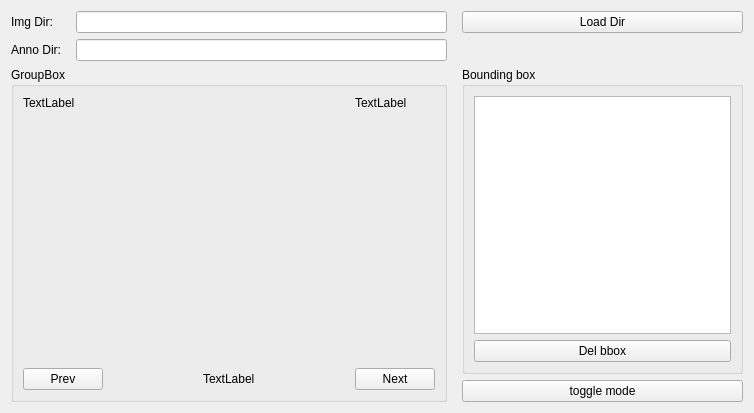
<?xml version="1.0" encoding="UTF-8"?>
<ui version="4.0">
 <class>Form</class>
 <widget class="QWidget" name="Form">
  <property name="geometry">
   <rect>
    <x>0</x>
    <y>0</y>
    <width>754</width>
    <height>413</height>
   </rect>
  </property>
  <property name="windowTitle">
   <string>Form</string>
  </property>
  <layout class="QGridLayout" name="gridLayout" rowstretch="0,0,0,0" columnstretch="0,0,0,0">
   <property name="horizontalSpacing">
    <number>15</number>
   </property>
   <item row="0" column="1">
    <widget class="QLineEdit" name="dir_line_edit"/>
   </item>
   <item row="2" column="3">
    <widget class="QGroupBox" name="bbox_group">
     <property name="title">
      <string>Bounding box</string>
     </property>
     <layout class="QGridLayout" name="gridLayout_3">
      <item row="0" column="0">
       <widget class="QListWidget" name="bbox_list_edit"/>
      </item>
      <item row="1" column="0">
       <widget class="QPushButton" name="del_bbox_btn">
        <property name="text">
         <string>Del bbox</string>
        </property>
       </widget>
      </item>
     </layout>
    </widget>
   </item>
   <item row="0" column="0">
    <widget class="QLabel" name="dir_label">
     <property name="text">
      <string>Img Dir:</string>
     </property>
    </widget>
   </item>
   <item row="2" column="0" rowspan="2" colspan="2">
    <widget class="QGroupBox" name="img_group">
     <property name="title">
      <string>GroupBox</string>
     </property>
     <layout class="QGridLayout" name="gridLayout_2" rowstretch="0,0,0" columnstretch="0,0,0">
      <property name="horizontalSpacing">
       <number>100</number>
      </property>
      <property name="verticalSpacing">
       <number>10</number>
      </property>
      <item row="0" column="0">
       <widget class="QLabel" name="file_name">
        <property name="text">
         <string>TextLabel</string>
        </property>
       </widget>
      </item>
      <item row="0" column="2">
       <widget class="QLabel" name="pix_pos">
        <property name="text">
         <string>TextLabel</string>
        </property>
       </widget>
      </item>
      <item row="2" column="0">
       <widget class="QPushButton" name="prev_btn">
        <property name="text">
         <string>Prev</string>
        </property>
       </widget>
      </item>
      <item row="2" column="1">
       <widget class="QLabel" name="cur_img_label">
        <property name="text">
         <string>TextLabel</string>
        </property>
       </widget>
      </item>
      <item row="2" column="2">
       <widget class="QPushButton" name="next_btn">
        <property name="text">
         <string>Next</string>
        </property>
       </widget>
      </item>
      <item row="1" column="0">
       <spacer name="verticalSpacer">
        <property name="orientation">
         <enum>Qt::Vertical</enum>
        </property>
        <property name="sizeHint" stdset="0">
         <size>
          <width>20</width>
          <height>40</height>
         </size>
        </property>
       </spacer>
      </item>
      <item row="1" column="2">
       <spacer name="verticalSpacer_2">
        <property name="orientation">
         <enum>Qt::Vertical</enum>
        </property>
        <property name="sizeHint" stdset="0">
         <size>
          <width>20</width>
          <height>40</height>
         </size>
        </property>
       </spacer>
      </item>
     </layout>
    </widget>
   </item>
   <item row="1" column="1">
    <widget class="QLineEdit" name="lineEdit_3"/>
   </item>
   <item row="0" column="3">
    <widget class="QPushButton" name="load_img_btn">
     <property name="text">
      <string>Load Dir</string>
     </property>
    </widget>
   </item>
   <item row="1" column="0">
    <widget class="QLabel" name="ano_label">
     <property name="text">
      <string>Anno Dir:</string>
     </property>
    </widget>
   </item>
   <item row="3" column="3">
    <widget class="QPushButton" name="tog_draw_btn">
     <property name="text">
      <string>toggle mode</string>
     </property>
    </widget>
   </item>
  </layout>
 </widget>
 <resources/>
 <connections/>
</ui>
